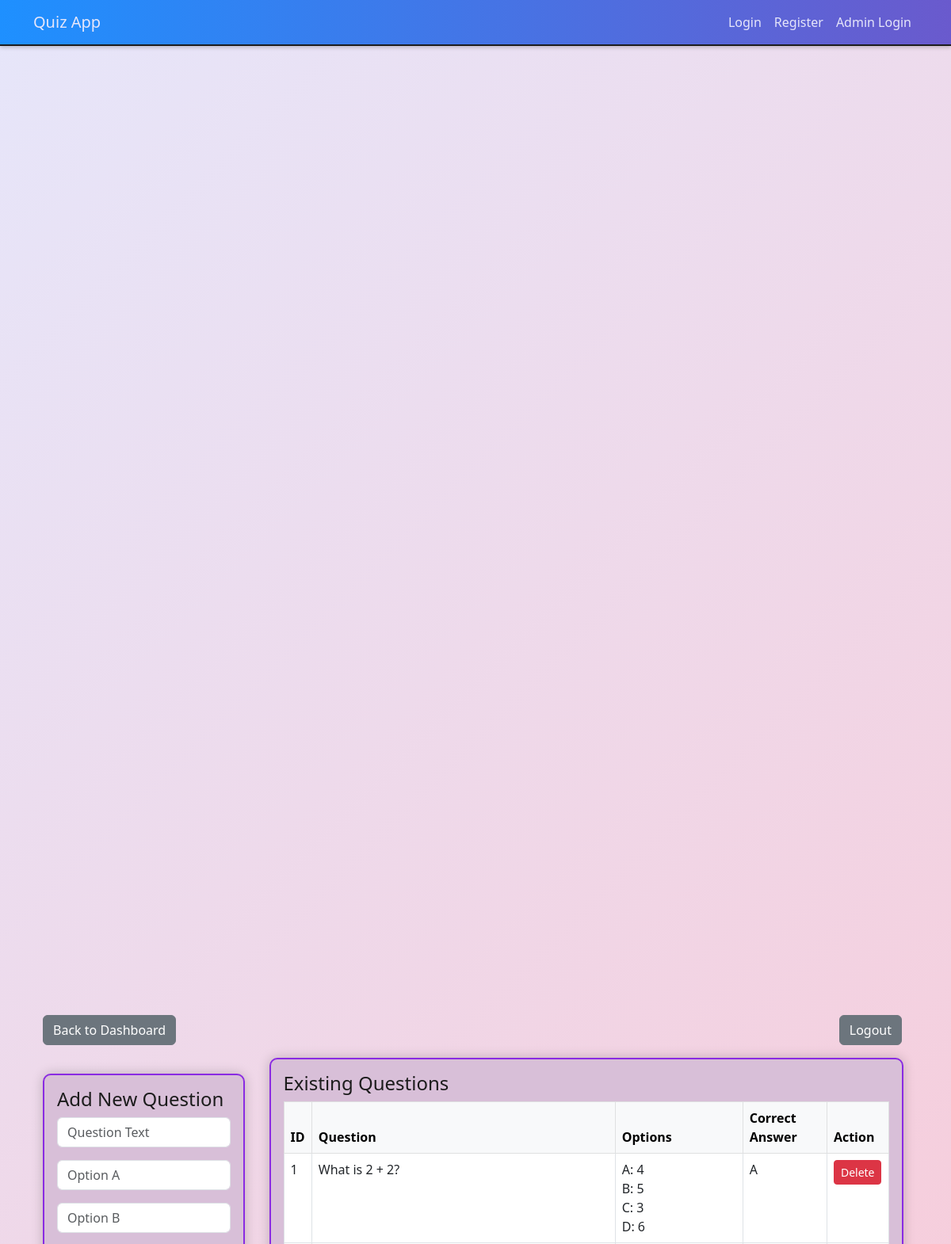
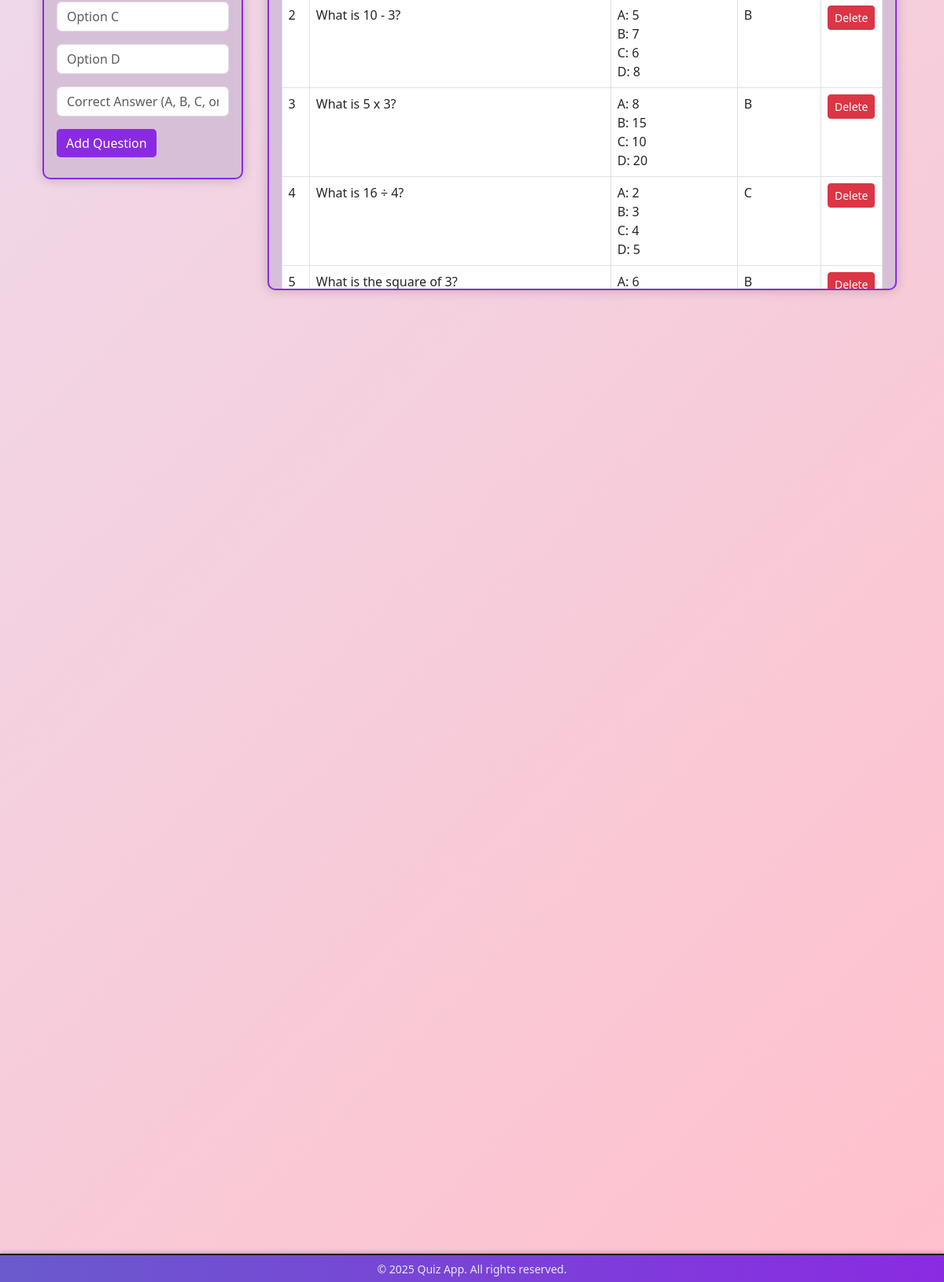
The page /admin/questions (signed in) on the database its author committed (2 pictures, top to bottom).
### models.py (models this page shows)
class Question(db.Model):
    id = db.Column(db.Integer, primary_key=True)
    question_text = db.Column(db.String(500), nullable=False)
    option_a = db.Column(db.String(200), nullable=False)
    option_b = db.Column(db.String(200), nullable=False)
    option_c = db.Column(db.String(200), nullable=False)
    option_d = db.Column(db.String(200), nullable=False)
    correct_answer = db.Column(db.String(1), nullable=False)

### routes/admin.py (the view)
@admin_blueprint.route("/questions", methods=["GET"])
def manage_questions():
    if not session.get("admin_logged_in"):
        return redirect(url_for("admin.admin_login"))
    questions = Question.query.all()
    return render_template("admin_questions.html", questions=questions)

### templates/admin_questions.html (shortened to what this page needs)
{% extends "base.html" %}
{% block content %}
<div class="container">
  <div class="d-flex justify-content-between mb-3">
      <button class="btn btn-secondary" onclick="window.location.href='/admin/dashboard'">Back to Dashboard</button>
      <div>
          <button class="btn btn-secondary me-2" onclick="window.location.href='/admin/logout'">Logout</button>
      </div>
  </div>
  <div class="row">
    <div class="col-md-3">
      <div class="card mb-4">
        <div class="card-body">
          <h4 class="card-title">Add New Question</h4>
          <div class="mb-3">
            <input type="text" id="new_question_text" class="form-control" placeholder="Question Text">
          </div>
          <div class="mb-3">
            <input type="text" id="new_option_a" class="form-control" placeholder="Option A">
          </div>
          <div class="mb-3">
            <input type="text" id="new_option_b" class="form-control" placeholder="Option B">
          </div>
          <div class="mb-3">
            <input type="text" id="new_option_c" class="form-control" placeholder="Option C">
          </div>
          <div class="mb-3">
            <input type="text" id="new_option_d" class="form-control" placeholder="Option D">
          </div>
          <div class="mb-3">
            <input type="text" id="new_correct_answer" class="form-control" placeholder="Correct Answer (A, B, C, or D)">
          </div>
          <button class="btn btn-success" onclick="addQuestion()">Add Question</button>
        </div>
      </div>
    </div>
    <div class="col-md-9">
      <div class="card" style="max-width: 800px; margin: 0 auto;">
        <div class="card-body" style="max-height: 600px; overflow-y: auto;">
          <h4 class="card-title">Existing Questions</h4>
          <div class="table-responsive">
            <table class="table table-bordered">
              <thead class="table-light">
                <tr>
                  <th>ID</th>
                  <th>Question</th>
                  <th>Options</th>
                  <th>Correct Answer</th>
                  <th>Action</th>
                </tr>
              </thead>
              <tbody>
                {% for question in questions %}
                  <tr id="question-row-{{ question.id }}">
                    <td>{{ question.id }}</td>
                    <td>{{ question.question_text }}</td>
                    <td>
                        A: {{ question.option_a }}<br>
                        B: {{ question.option_b }}<br>
                        C: {{ question.option_c }}<br>
                        D: {{ question.option_d }}
                    </td>
                    <td>{{ question.correct_answer }}</td>
                    <td>
                      <button class="btn btn-danger btn-sm" onclick="deleteQuestion('{{ question.id }}')">Delete</button>
                    </td>
                  </tr>
                {% endfor %}
              </tbody>
            </table>
          </div>
        </div>
      </div>
    </div>
  </div>
</div>
{% endblock %}

### templates/base.html (shortened to what this page needs)
<!DOCTYPE html>
<html lang="en">
<head>
    <link rel="stylesheet" href="https://cdn.jsdelivr.net/npm/bootstrap@5.3.0/dist/css/bootstrap.min.css">
    <link rel="stylesheet" href="{{ url_for('static', filename='style.css') }}">
</head>
<body>
<nav class="navbar navbar-expand-lg">
    <div class="container">
        <a class="navbar-brand" href="/">Quiz App</a>
        <div class="collapse navbar-collapse" id="navbarNav">
            <ul class="navbar-nav ms-auto">
                <li class="nav-item"><a class="nav-link" href="/login">Login</a></li>
                <li class="nav-item"><a class="nav-link" href="/register">Register</a></li>
                <li class="nav-item"><a class="nav-link" href="/admin/login">Admin Login</a></li>
            </ul>
        </div>
    </div>
</nav>
<main class="container card-container">
    {% block content %}{% endblock %}
</main>
<footer class="footer">
    <small>&copy; 2025 Quiz App. All rights reserved.</small>
</footer>
</body>
</html>

### static/style.css (style rules this page uses)
:root { --primary-purple: #6A5ACD; --secondary-purple: #8A2BE2; --accent-blue: #1E90FF; --dark-black: #1C1C1C; --lavender: #E6E6FA; --soft-pink: #FFC0CB; --light-purple: #D8BFD8; --gradient-start: #E6E6FA; --gradient-end: #FFC0CB; }
body { background: linear-gradient(135deg, var(--gradient-start), var(--gradient-end)); color: var(--dark-black); font-family: 'Segoe UI', Tahoma, Geneva, Verdana, sans-serif; margin: 0; padding-top: 70px; padding-bottom: 50px; }
.navbar { background: linear-gradient(90deg, var(--accent-blue), var(--primary-purple)); border-bottom: 2px solid var(--dark-black); position: fixed; top: 0; width: 100%; z-index: 1000; box-shadow: 0 2px 5px rgba(0, 0, 0, 0.2); }
.navbar-brand, .nav-link { color: var(--lavender) !important; }
.footer { background: linear-gradient(90deg, var(--primary-purple), var(--secondary-purple)); color: var(--lavender); text-align: center; padding: 5px 0; border-top: 2px solid var(--dark-black); position: fixed; bottom: 0; width: 100%; z-index: 1000; box-shadow: 0 -2px 5px rgba(0, 0, 0, 0.2); }
.card { background-color: var(--light-purple); border: 2px solid var(--secondary-purple); border-radius: 10px; color: var(--dark-black); box-shadow: 0 0 15px rgba(0, 0, 0, 0.2); max-width: 400px; margin: 20px auto; }
.card-container { display: flex; align-items: center; justify-content: center; min-height: calc(100vh - 120px); }
.btn-primary, .btn-success, .btn-dark { border: none; border-radius: 5px; transition: background-color 0.3s ease; margin-bottom: 10px; }
.btn-success { background-color: var(--secondary-purple); }

### rows shown on the page
Question: id "1", question_text "What is 2 + 2?", option_a "4", option_b "5", option_c "3", option_d "6", correct_answer "A"
Question: id "2", question_text "What is 10 - 3?", option_a "5", option_b "7", option_c "6", option_d "8", correct_answer "B"
Question: id "3", question_text "What is 5 x 3?", option_a "8", option_b "15", option_c "10", option_d "20", correct_answer "B"
Question: id "4", question_text "What is 16 ÷ 4?", option_a "2", option_b "3", option_c "4", option_d "5", correct_answer "C"
Question: id "5", question_text "What is the square of 3?", option_a "6", correct_answer "B"
